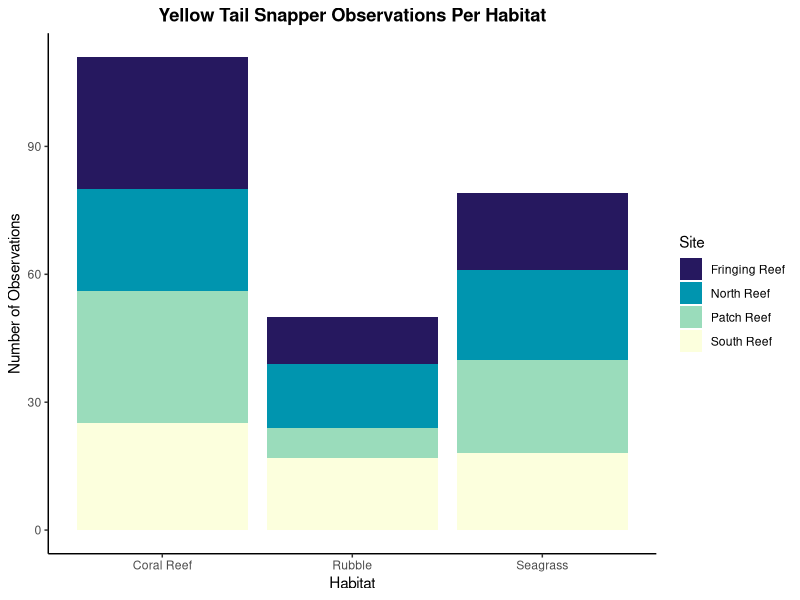
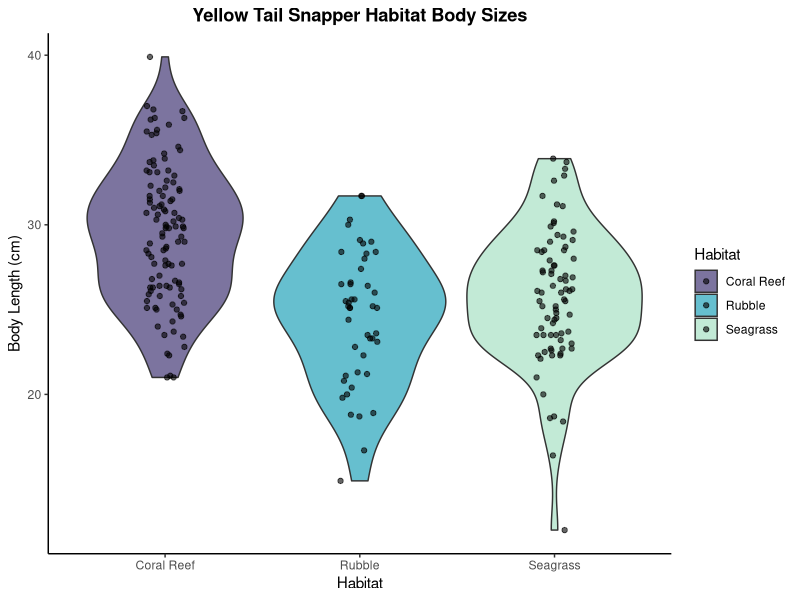
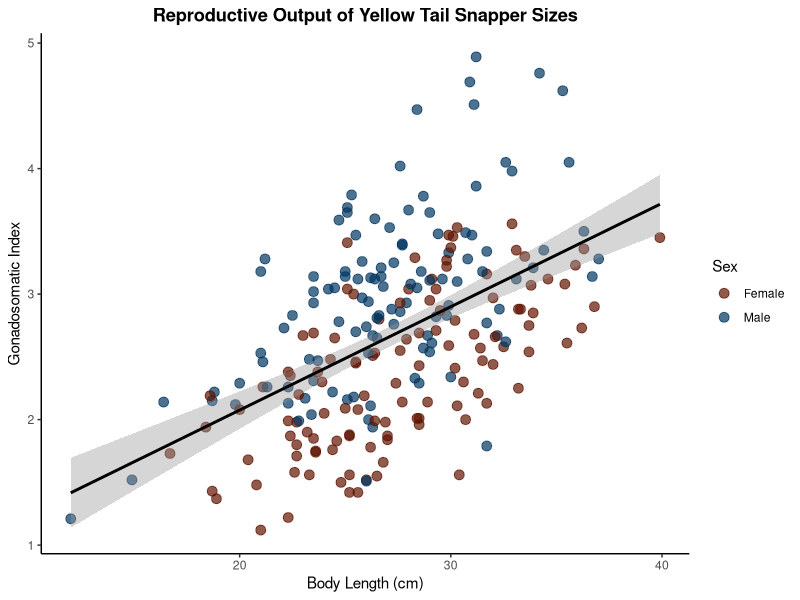
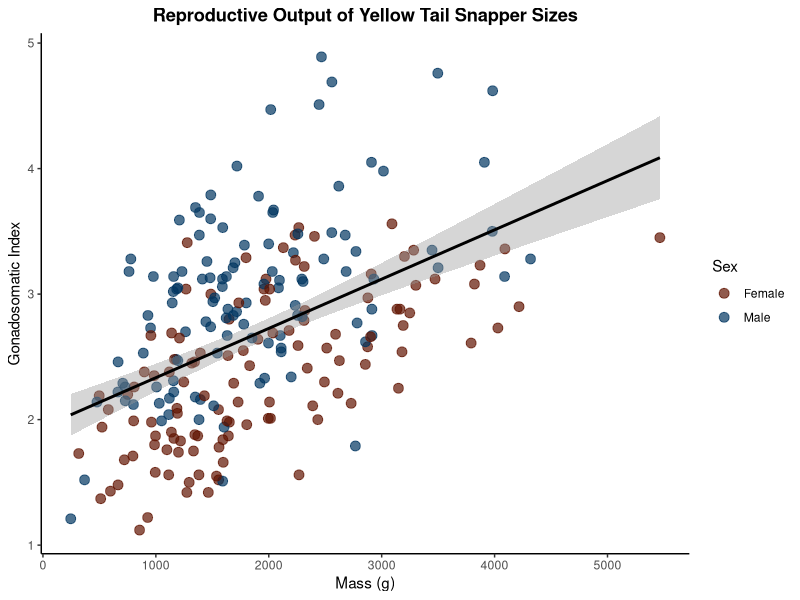
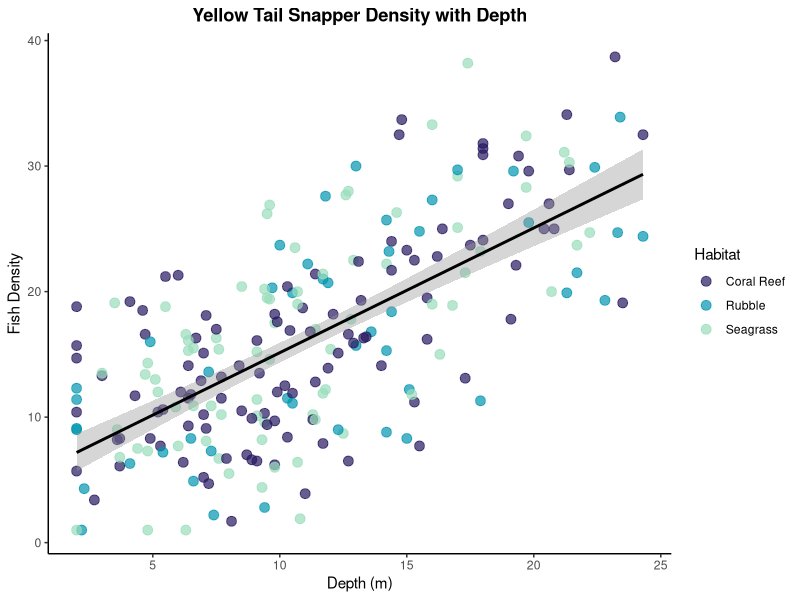

Generate these figures, in order, with R:
# MES 503 Lab Assignment 1
# Exploring Ecological Data with ggplot2
# 8/26/2026 
# Created by Kayla Blincow (with help from ChatGPT)
# ------------------------------------------------------------------------------

# INSTRUCTIONS
# Complete this script as you work through the assignment.
# - Replace every "# FILL IN" section with your own code or written response.
# - Comment your code so that someone else can follow your workflow.
# - Do not delete the research questions or prompts.
# - Your script should run from beginning to end without errors.
# - Save this script as: LastName_FirstName_MES503_LabAssignment1.R
# - Submit your completed script to Brightspace by the deadline.


#### SCENARIO ####
# We are biologists interested in yellowtail snapper populations on a protected
# island in the Caribbean. We sample four different sites across the island and
# gather data on different variables associated with the environment and take 
# samples of yellowtail snapper individuals.

# The yellowtail_snapper.csv file contains the data we collected.
# (NOTE: this is a generated dataset, it is not real)

# The variables included are:
# site (shr) - Site on island 
# habitat (chr) - Type of habitat
# sex (chr) - sex of fish individual collected
# depth_m (num) - depth where fish individual was collected
# length_cm (num) - length of fish individual collected
# mass_g (int) - mass of fish individual collected 
# gonadosomatic_index (num) - gonadosomatic index of fish individual collected (percent) 
# algae_cover (num) - estimated algae cover where fish individual was collected (percent)
# fish_density (num) - estimated fish density where fish individual was collected (ind/100 m^2)


#### PART 1: SET UP YOUR SCRIPT & GET TO KNOW YOUR DATA ####

# Load the packages you will need.
# You should only need ggplot2 for this assignment.

library(ggplot2)


# Import your CSV file.
# Update the file path below so that R can find your data.

ytsnap <- read.csv("yellowtail_snapper.csv")


# Take a look at your data.
# Use a function to display the first six rows.

head(ytsnap)

# How many observations are included in the dataset?
#     There are 9 different observations included in the dataset

# Which variables are categorical?
#     Three variables are categorical: site, habitat, and sex

# Which variables are continuous?
#     Six variables are continuous: depth_m, length_cm, mass_g, gonadosomatic_index, algae_cover, and fish_density


# What ecological question do you think this dataset could help investigate?

# How does the type of habitat effect the size of yellow tail snapper?


# Identify one variable that could potentially be used as a predictor
# and one variable that could be used as a response.
# Explain your reasoning.

# The variable mass_g could be the response to the habitat variable because more productive habitats such as coral reefs could cause yellow tail snapper to grow larger/heavier than in other environments.



#### PART 2: VISUALIZATION 1 — DESCRIBE THE DATA ####

# RESEARCH QUESTION:
# How are observations distributed among sampling sites?


# Create a visualization showing the number of observations from each habitat type.
#
#
# Your plot should:
# - use an appropriate ggplot2 geom;
# - clearly identify the habitats;
# - have informative axis labels;
# - include an informative title;
# - include at least TWO customization elements from Week 3's lab.

ggplot(data = ytsnap, aes(x = habitat, fill = site)) +
  geom_bar() + #Creating bar graph
  scale_fill_manual(values = c(hcl.colors(4, palette = "YlGnBu"))) + #manual color scale
  labs(title = "Yellow Tail Snapper Observations Per Habitat", 
       x = "Habitat", 
       y = "Number of Observations", 
       fill = "Site") +
  theme_classic() + #Creating a cleaner graph appearance
  theme(plot.title = element_text(hjust = 0.5, face = "bold"))



# INTERPRETATION
#
# 1. Which habitat has the largest sample size?
# 2. Which habitat has the smallest sample size?
# 3. Are sample sizes approximately equal among habitats?
# 4. How might differences in sample size influence your ability to compare habitats?


# Coral Reefs have the largest sample size, while Rubble has the lowest sample size.
# The sample sizes are not equal among habitats since Coral Reefs have over double the number of observations as Rubble.
#Differences in sample size can lead to Higher variability in the results which could end up with an inaccurate conclusion drawn from the data if it is not taken into account.


#### PART 3: VISUALIZATION 2 — COMPARE GROUPS ####

# RESEARCH QUESTION:
# Does body size differ among habitat types?


# Create a visualization that allows you to compare the distribution of body size
# among habitat types.
#
#
# Your plot should:
# - clearly identify the habitat categories;
# - clearly identify the body-size variable;
# - include appropriate labels;
# - include an informative title;
# - use at least TWO customization elements from Week 3's lab.

ggplot(data = ytsnap, aes(x = habitat, y = length_cm, fill = habitat)) +
  geom_violin(alpha = 0.6) + #Creating violin graph to show fish length distribution
  geom_jitter(height = 0, width = 0.1, alpha = 0.6) + #adding scatter points to show sample size
  scale_fill_manual(values = c(hcl.colors(4, palette = "YlGnBu"))) + #manual color scale
  labs(title = "Yellow Tail Snapper Habitat Body Sizes", 
       x = "Habitat", 
       y = "Body Length (cm)", 
       fill = "Habitat") +
  theme_classic() + #Creating a cleaner graph appearance
  theme(plot.title = element_text(hjust = 0.5, face = "bold"))



# INTERPRETATION
#
# 1. Which habitat appears to have the largest individuals on average?
# 2. Which habitat shows the greatest amount of variation in body size?
# 3. Do the distributions overlap among habitats?
# 4. Are there any observations that appear unusual or potentially influential?
# 5. Based only on your visualization, would you conclude that habitat causes
#    differences in body size? Why or why not?

# Coral Reefs tend to have the largest individuals on average
# Seagrass habitats show the greatest amount of variation in body size
# The majority of body length distributions overlap among habitats
# The Seagrass habitat had a couple low outliers that could negatively skew the data, but the sample size was relatively high enough to offset it.
# Based on the visualizations, habitat may have a slight effect on differences in body size, but the trend is not distinct enough to be considered causal since there is a substantial amount of distribution overlap.



#### PART 4: VISUALIZATION 3 — INVESTIGATE A RELATIONSHIP ####

# RESEARCH QUESTION:
# Is body size related to reproductive output?


# Create a visualization investigating the relationship between body size
# and gonadosomatic index (a metric of reproductive output).
#
# Your plot should:
# - use an appropriate visualization for two continuous variables;
# - include a categorical variable using an aesthetic such as color or shape;
# - include appropriate axis labels;
# - include an informative title;
# - use at least TWO customization elements from Week 3's lab.


#Body length graph
ggplot(data = ytsnap, aes(x = length_cm, y = gonadosomatic_index)) +
  geom_point(alpha = 0.7, size = 3, aes(color = sex)) + #Creating scatter due to 2 continuous variables
  geom_smooth(method = "lm", color = "black") + #Linear regression to make trend line
  scale_color_manual(values = c(hcl.colors(2, palette = "RdBu"))) + #manual color scale
  labs(title = "Reproductive Output of Yellow Tail Snapper Sizes", 
       x = "Body Length (cm)", 
       y = "Gonadosomatic Index", 
       color = "Sex") +
  theme_classic() + #Creating a cleaner graph appearance
  theme(plot.title = element_text(hjust = 0.5, face = "bold"))

#Body weight graph
ggplot(data = ytsnap, aes(x = mass_g, y = gonadosomatic_index)) +
  geom_point(alpha = 0.7, size = 3, aes(color = sex)) + #Creating scatter due to 2 continuous variables
  geom_smooth(method = "lm", color = "black") + #Linear regression to make trend line
  scale_color_manual(values = c(hcl.colors(2, palette = "RdBu"))) + #manual color scale
  labs(title = "Reproductive Output of Yellow Tail Snapper Sizes", 
       x = "Mass (g)", 
       y = "Gonadosomatic Index", 
       color = "Sex") +
  theme_classic() + #Creating a cleaner graph appearance
  theme(plot.title = element_text(hjust = 0.5, face = "bold"))


# INTERPRETATION
#
# 1. Describe the overall relationship between body size and reproductive output.
# 2. Does the relationship appear positive, negative, or absent?
# 3. Are there any unusual observations or potential outliers?
# 4. Based on your visualization, would you expect body size to be a useful
#    predictor of reproductive output? Explain your reasoning.

# As Body length increases, the Gonadosomatic Index increases as well (Positive relationship between body size and reproductive output)
# The relationship is positive
# There is a decent amount of variability, but no clear outliers. Males tend to have larger reproductive output.
# Body size appears to be a good predictor of reproductive output because there is a large sample size with a clear positive trend. I would definitely check the relationship using body mass instead of length to see if it has a more significant relationship though.



#### PART 5: DEVELOP YOUR OWN ECOLOGICAL QUESTION ####

# Now you will use R more independently.
#
# Develop your own ecological question using the dataset.
#
# Your question must:
# - involve at least two variables;
# - investigate a relationship or difference;
# - be answerable using a visualization;
# - involve an ecological interpretation.


# STEP 1: STATE YOUR QUESTION

# Research Question:

# How does yellow tail snapper density differ with depth?



# STEP 2: MAKE A PREDICTION

# Before creating your visualization, make a prediction.

# Prediction:
# I predict that __________________________ because __________________________.

# I predict that yellow tail snapper density will decrease with depth because there is less productivity and food in deeper waters.



# STEP 3: CREATE YOUR VISUALIZATION

# Create an appropriate ggplot2 visualization to investigate your question.
#
# Your plot must:
# - use an appropriate geometry;
# - use appropriate variables;
# - have informative axis labels;
# - have an informative title;
# - include at least THREE customization elements from Week 3's lab.

ggplot(data = ytsnap, aes(x = depth_m, y = fish_density)) +
  geom_point(alpha = 0.7, size = 3, aes(color = habitat)) + #Creating scatter due to 2 continuous variables
  geom_smooth(method = "lm", color = "black") + #Linear regression to make trend line
  scale_color_manual(values = c(hcl.colors(4, palette = "YlGnBu"))) + #manual color scale
  labs(title = "Yellow Tail Snapper Density with Depth", 
       x = "Depth (m)", 
       y = "Fish Density", 
       color = "Habitat") +
  theme_classic() + #Creating a cleaner graph appearance
  theme(plot.title = element_text(hjust = 0.5, face = "bold"))



# STEP 4: INTERPRET YOUR VISUALIZATION
#
# Write a short interpretation of your visualization.
#
# Your interpretation should:
# - describe the major pattern you observe;
# - explain whether the results support your prediction;
# - identify important variation or unusual observations;
# - provide a possible ecological explanation for the pattern.

# Yellow Tail Snapper fish density increases as depth increases (positive relationship), which is the opposite of my prediction.
# There is a decent amount of variability, but a large enough sample size to still indicate a strong trend, with little to no outliers or unusual observations.
# A possible explanation for this trend is that there is a decent amount of vertical mixing in this location causing an increasingly productive environment up to 30 m due to cycling of nutrients and plankton throughout the water column. I believe that if the graph continued to greater depths, we would see a drop off in the fish density a little bit past the picnocline.



#### PART 6: CRITICAL THINKING ####

# Answer each question in complete sentences.


# 1. ASSOCIATION VS. CAUSATION
#
# One or more of your visualizations may show a relationship between two variables.
# Does observing a relationship between two variables mean that one variable
# causes the other?
#
# Use an example from this dataset to explain your answer.

# Observing a relationship between two variables does not mean that one variable causes the other. For example, an earlier visualization showed coral reef habitats having a greater body length on average, but this may not have anything to do with the habitats themselves. It could be because of a more specific variable such as algae cover or depth that happens to be different between habitats sampled or due to a larger coral reef sample size skewing results slightly.



# 2. CONFOUNDING VARIABLES
#
# Identify one variable in the dataset that could potentially confound one of
# the relationships you investigated.
#
# Explain how this variable could influence the relationship you observed.

# Algae Cover could be a confounding variable for the relationship I observed between habitat and body length. Algae cover provides nutrients that may support the growth and development of yellow tail snapper and differs between locations, so if a certain habitat had more or less algae, it could influence the body length relationship shown in the visualization more than the habitats themselves.



# 3. SAMPLE SIZE
#
# Why is it important to consider the number of observations represented in each
# group when interpreting your visualizations?

# Groups with a low number of observations like Rubble habitats tend to have greater variability in the data because outliers have a much greater effect on data trends. If this is not taken into account by calculating standard deviation/variance and displaying error bars on graphs, it can be easy to draw false conclusions.



# 4. ECOLOGICAL MECHANISMS
#
# Choose one pattern from your visualizations that you find particularly
# interesting.
#
# What ecological mechanism could potentially explain this pattern?
#
# Your explanation should be a hypothesis rather than a claim that you have proven.

# The pattern from my visualizations I find particularly interesting is that yellow tail snapper fish density has a positive relationship with depth all the way down to 25 m. I hypothesize that the ecological mechanism explaining this pattern of high fish density at depth is vertical mixing. This is because vertical mixing causes cycling of nutrients and plankton throughout the water column making the zone of highest productivity deeper the more mixing there is, which the snapper take advantage of at this location.




#### FINAL CHECK ####

# Before submitting, make sure you have:
#
# [ ] Imported the CSV successfully.
# [ ] Included code for exploring the dataset.
# [ ] Created all four required visualizations.
# [ ] Customized your visualizations.
# [ ] Answered all interpretation questions.
# [ ] Developed your own ecological question.
# [ ] Made a prediction before creating your own visualization.
# [ ] Answered all critical-thinking questions.
# [ ] Added comments to explain your code.
# [ ] Checked that your script runs from beginning to end without errors.
#
# SAVE YOUR SCRIPT AND SUBMIT TO BRIGHTSPACE!
